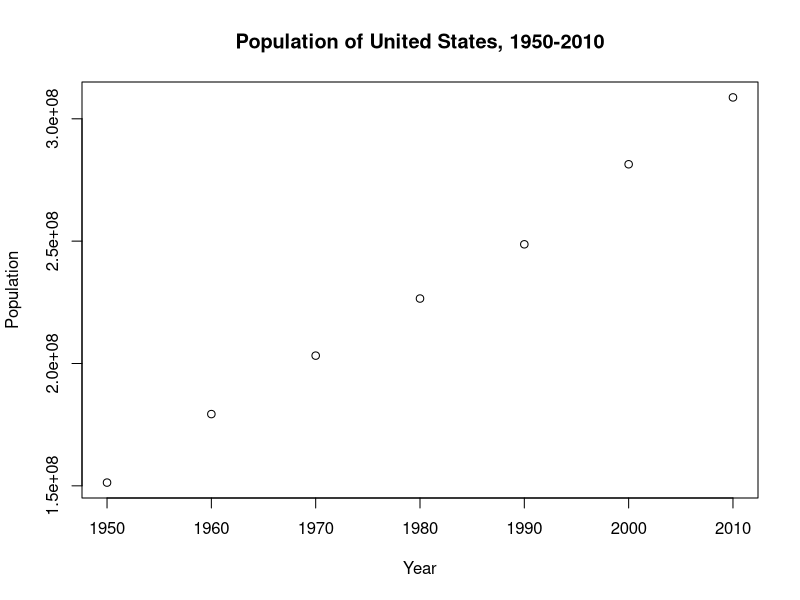

Recreate this plot in R.
# *******-*********-*********-*********-*********-*********-*********/
#  Description of Program                                           */
# *******-*********-*********-*********-*********-*********-*********/
# program:    PLAN604_Week7_Regression_USexample2_2019-10-03.R
# task:       Replicate Wang and vom Hofe 2006 section 3.4
#       			Compares trend extropolation methods 
#             Use US Population Data
# version:    version 5 - focus on linear and geometric using R
# version:    version 6 - Use population data for the US 1950-2010
# project:    PLAN 604 
# author:     Nathanael Rosenheim \ October 3, 2019

# Follow this program to step through Wang and vom Hofe Ch 3

# *******-*********-*********-*********-*********-*********-*********/
# Obtain Data - Add year and population data manually into R        */
# *******-*********-*********-*********-*********-*********-*********/

# Copy and paste historic population data
# REMOVE all commas from numbers, edit-replace and find (Ctrl+Shift+J) may help 

# Setup year variable
# Create a vector, a list of data, for years
year <- seq(from = 1950, to = 2010, by = 10)

# Create a vector, a list of data, for population
# Population from NHGIS
pop <- c(
  151325799,
  179323177,
  203211926,
  226545805,
  248709873,
  281421906,
  308745538)

# Combine Year and population data into 1 dataframe
yearpop <- data.frame(pop,year)

# *******-*********-*********-*********-*********-*********-*********/
#  Explore Data with Scatterplot                                    */
# *******-*********-*********-*********-*********-*********-*********/

plot(yearpop$year, yearpop$pop,
     ylab = "Population",
     xlab = "Year",
     main = "Population of United States, 1950-2010")

# *******-*********-*********-*********-*********-*********-*********/
#  Add Index Number                                                 */
# *******-*********-*********-*********-*********-*********-*********/

# To simplify the program we will not use a year index
# The predictions will be the same but the y-intercept will be larger

# *******-*********-*********-*********-*********-*********-*********/
#  3.4.3 Linear Population Model                                    */
# *******-*********-*********-*********-*********-*********-*********/
# Assume constant Annual Absolute Change -
# which means that the population will change by a constant number of people
# Linear regression equation 3.15

# Regressing population variable on the year varaible
linearmodel <- lm(pop ~ year, data = yearpop)
summary(linearmodel)

# Display the number of people the model assumes the population
# will grow by each year
coef(linearmodel)["year"]

# *******-*********-*********-*********-*********-*********-*********/
#  Predict Population for future years (Wang & vom Hofe 2006 p. 90) */
# *******-*********-*********-*********-*********-*********-*********/

predict(linearmodel,data.frame(year = 2020))
predict(linearmodel,data.frame(year = 2030))

# *******-*********-*********-*********-*********-*********-*********/
#  3.4.4 Geometric Population Model                                 */
# *******-*********-*********-*********-*********-*********-*********/
# Assume constant Annual Percent Change -
# which means that the population will change by a constant growth rate
# To use the "Ordinary Least-Square" criterion
# need to take the log of population (logarithmic transformation)

yearpop$pop_log <- log10(yearpop$pop)

# Regressing log population variable on the year varaible
geometricmodel <- lm(pop_log ~ year, data = yearpop)
summary(geometricmodel)

# *******-*********-*********-*********-*********-*********-*********/
#  Predict Population for future years (Wang & vom Hofe 2006 p. 95) */
# *******-*********-*********-*********-*********-*********-*********/
10^predict(geometricmodel,data.frame(year = 2020))
10^predict(geometricmodel,data.frame(year = 2030))

# Calculate the constant growth factor - based on slope
coef(geometricmodel)["year"]
growthfactor <- 10^coef(geometricmodel)["year"]
growthfactor

